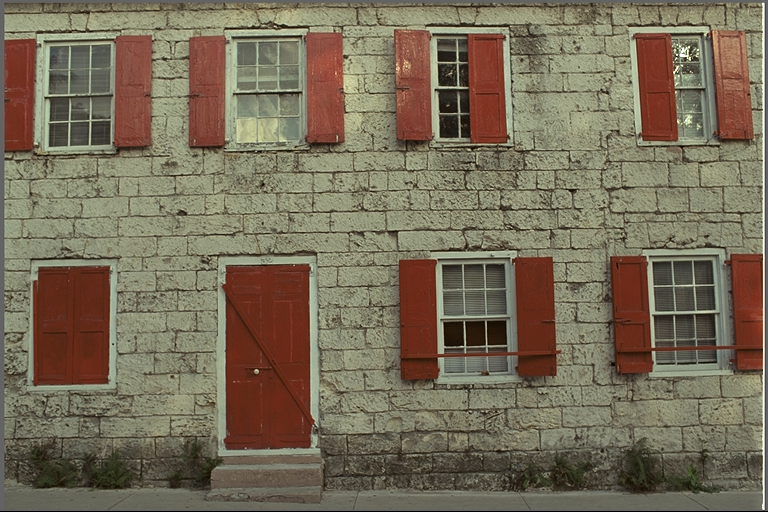
#> input picture TP2/data/kodim01.png, 768 x 512 px; its folder holds only this picture in this run
$ python main.py   (older library calls are emulated)
#> lines starting #> are read from the running program, lines starting #| are printed output that depends on the picture
#> in process_image, image is the input picture: shape (512, 768, 3); mean B, G, R 88.4, 108.7, 119.8
### TP2/KL_transform.py
import numpy as np
import matplotlib.pyplot as py
from numpy import linalg as LA
import cv2

height = 0
width = 0

def kl_transform(image: str, level: tuple[int,int,int], color_space: str, show_img = False, isq4 = False, imageQ4 = None):
#> called with image = 'data/kodim01.png', color_space = 'RGB', show_img = False, isq4 = False
    global height, width
    imagelue = cv2.imread(image)

    if color_space == 'YUV':
        image = cv2.cvtColor(imagelue, cv2.COLOR_BGR2YUV)
    elif color_space == 'RGB':
        image = cv2.cvtColor(imagelue, cv2.COLOR_BGR2RGB)

    if show_img and color_space == 'RGB':
        py.figure(figsize = (10,10))
        py.imshow(image)
        py.show()

    image= np.array(image.astype('double'))
    height = len(image)
#> height = 512
    width = len(image[0])
#> width = 768

    nbPixels = len(image)*len(image[0])
#> nbPixels = 393216
    MoyR = np.mean(image[:, :, 0])
#> MoyR = 119.8
    MoyG = np.mean(image[:, :, 1])
#> MoyG = 108.7
    MoyB = np.mean(image[:, :, 2])
#> MoyB = 88.39

    # print(MoyR)
    # print(MoyG)
    # print(MoyB)

    diff_image = image - [MoyR, MoyG, MoyB]
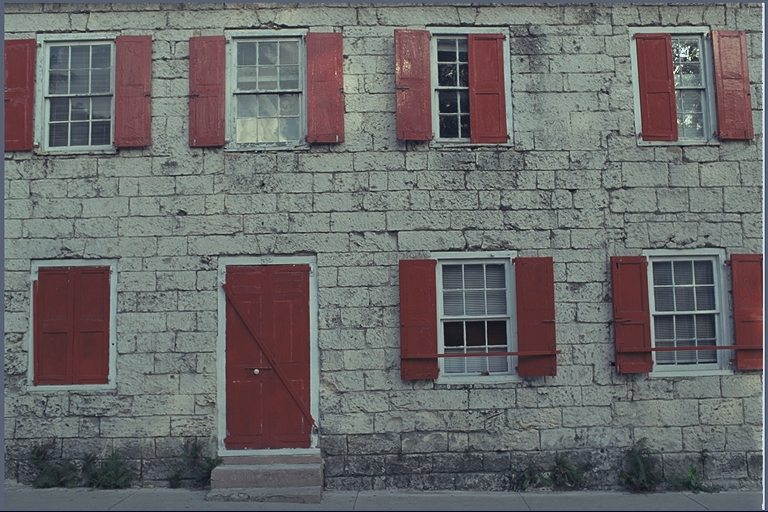
#> diff_image: shape (512, 768, 3) float64; mean R, G, B 0, 0, 0; drawn with min black and max white
    reshaped_diff_image = diff_image.reshape(-1, 3)
    covRGB = np.dot(reshaped_diff_image.T, reshaped_diff_image)
#> covRGB = [[468911142.1, 523985887.6, 457546678.9], [523985887.6, 786727194.1, 699442038.4], [457546678.9, 699442038.4, 632728000.1]]

    covRGB = covRGB / nbPixels
#> covRGB = [[1192.5, 1332.6, 1163.6], [1332.6, 2000.8, 1778.8], [1163.6, 1778.8, 1609.1]]
    # print(covRGB)

    eigval, eigvec = LA.eig(covRGB)
#> eigval = [4531.6, 257, 13.74]; eigvec = [[0.468, 0.881, 0.0738], [0.66, -0.293, -0.692], [0.588, -0.373, 0.718]]

    eigvec = np.transpose(eigvec)
#> eigvec = [[0.468, 0.66, 0.588], [0.881, -0.293, -0.373], [0.0738, -0.692, 0.718]]
    vecMoy = np.array([[MoyR], [MoyG], [MoyB]]).reshape(1,3)
#> vecMoy = [[119.8, 108.7, 88.39]]

    image_flat = image.reshape(height * width, 3)
    diff = image_flat - vecMoy


    if isq4:
        quantification(diff, level)
        imagelue = cv2.imread(imageQ4)
        print(imageQ4)
        if color_space == 'YUV':
            image = cv2.cvtColor(imagelue, cv2.COLOR_BGR2YUV)
        elif color_space == 'RGB':
            image = cv2.cvtColor(imagelue, cv2.COLOR_BGR2RGB)
        image = np.array(image.astype('double'))

        MoyR = np.mean(image[:, :, 0])
        MoyG = np.mean(image[:, :, 1])
        MoyB = np.mean(image[:, :, 2])

        image_flat = image.reshape(height * width, 3)
    else:
        pass


    imageKL_flat = np.dot(eigvec, diff.T).T
    imageKL_flat = quantification(imageKL_flat, level)
#> the loop in quantification, `for i, l in enumerate(levels):` made 3 passes
#> (min_value, max_value) on passes 1 to 3: (-179.8, 257.7), (-40.68, 67.85), (-20.78, 28.36)
    invEigvec = LA.pinv(eigvec);
#> invEigvec = [[0.468, 0.881, 0.0738], [0.66, -0.293, -0.692], [0.588, -0.373, 0.718]]

    vecMoy = [MoyR, MoyG, MoyB]
#> vecMoy = [119.8, 108.7, 88.39]

    imageRGB_flat = np.dot(invEigvec, imageKL_flat.T).T + vecMoy
    imageRGB = imageRGB_flat.reshape(height, width, 3)
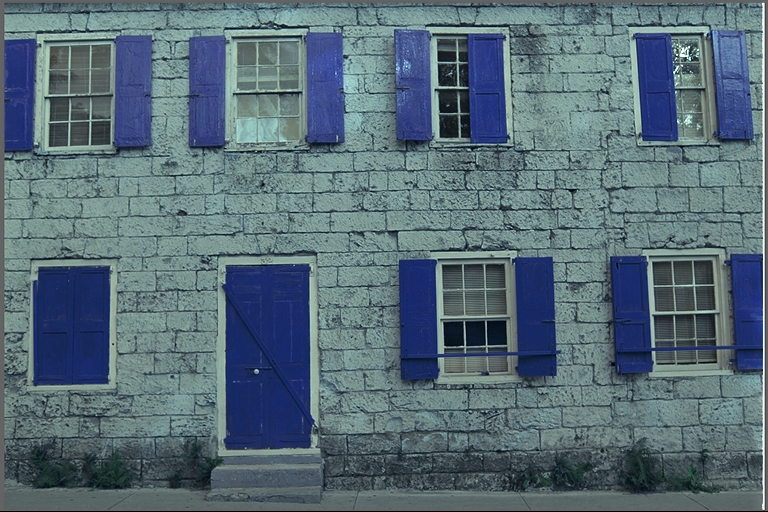
#> imageRGB: shape (512, 768, 3) float64; mean of channels 0, 1, 2 119.8, 108.8, 88.5; drawn with min black and max white

    if color_space == 'YUV':
        KLimage = np.clip(imageRGB, 0, 128).astype('uint8')
    else:
        KLimage = np.clip(imageRGB,0,255).astype('uint8')

    if show_img:
        py.figure(figsize = (10,10))
        py.imshow(KLimage)
        py.show()

    return KLimage

def quantification(image, levels):
    rounded_arr = np.zeros(image.shape)

    for i, l in enumerate(levels):
        if l == 0:
            rounded_arr[:, i] = np.zeros(image[:, i].shape)
            continue

        min_value = np.min(image[:, i])
        max_value = np.max(image[:, i])

        channel = image[:, i]

        levels_values = np.linspace(min_value, max_value, num=2**l)

        nearest_vals_indices = np.abs(levels_values - channel[:, np.newaxis]).argmin(axis=1)
        rounded_arr[:, i] = levels_values[nearest_vals_indices]

    return rounded_arr

### TP2/main.py
from io import TextIOWrapper
import os
import numpy as np
import cv2
from KL_transform import kl_transform, quantification
from skimage.metrics import peak_signal_noise_ratio as psnr
from skimage.metrics import structural_similarity as ssim

LEVELS = [[8, 8, 8], [8, 8, 4], [8, 8, 0], [4, 4, 4]]

def calculate_compression_ratio(original_image_size, compressed_image_size):
    return original_image_size / compressed_image_size


def process_image(resultsFile: TextIOWrapper, RGB_YUV: str):
    i = 1
    for image_path in os.listdir('data'):
        if not image_path.endswith('.png'):
            continue

        image = cv2.imread(os.path.join('data', image_path))
        for level in LEVELS:
            print(f"\n\n{i}. Processing {image_path} with level: {str(level)}...", file=resultsFile)
            imageKL = kl_transform(os.path.join('data', image_path), level, show_img = False, color_space = RGB_YUV)

            params = [cv2.IMWRITE_PNG_COMPRESSION]

            cv2.imwrite(f'results/question2/{RGB_YUV}/{level[0]}{level[1]}{level[2]}_{image_path}', cv2.cvtColor(imageKL, cv2.COLOR_RGB2BGR if RGB_YUV == "RGB" else cv2.COLOR_YUV2BGR))
            cv2.imwrite(f'results/question2/temp.png', image)

            # original_size = os.path.getsize(os.path.join('data', image_path))
            original_size = os.path.getsize(f'results/question2/temp.png')
            compressed_size = os.path.getsize(f'results/question2/{RGB_YUV}/{level[0]}{level[1]}{level[2]}_{image_path}')
            compression_ratio = calculate_compression_ratio(original_size, compressed_size)

            psnr_val = psnr(image, imageKL)
#> psnr_val = 18.25
            ssim_val = ssim(image, imageKL, multichannel=True, channel_axis=-1)
#> ssim_val = 0.912

            print(f"   PSNR: {psnr_val:.3f} dB", file=resultsFile)
            print(f"   SSIM: {ssim_val:.4f}", file=resultsFile)
            print(f"   Compression Ratio: {1 - (level[0] + level[1] + level[2]) / 24:.4f}\n", file=resultsFile)
            i +=1

def question2():
    print('Question 2')

    try:
        os.makedirs('results/question2/RGB')
        os.makedirs('results/question2/YUV')
    except FileExistsError:
        pass

    with open('results/question2/RGB_results.txt', 'w') as resultsFile:
        process_image(resultsFile, "RGB")
    with open('results/question2/YUV_results.txt', 'w') as resultsFile:
        process_image(resultsFile, "YUV")
#> call 2 of process_image, with RGB_YUV = 'YUV'
#> in kl_transform (call 5), `imageRGB = imageRGB_flat.reshape(height, width, 3)`:
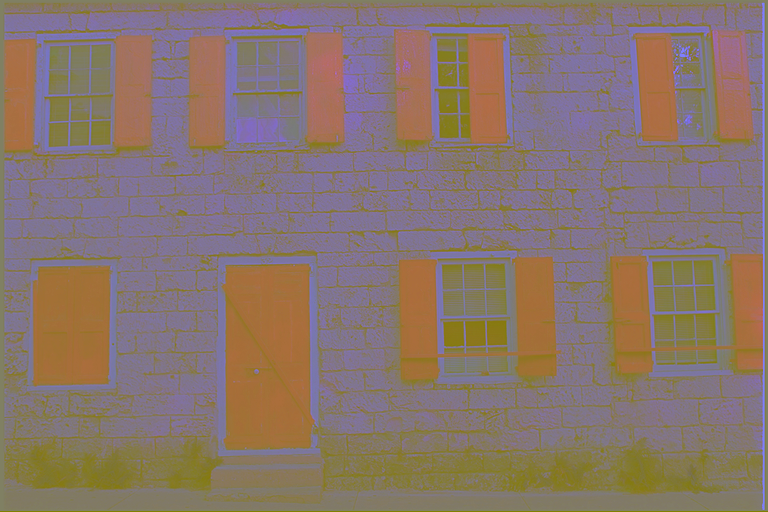
#> imageRGB: shape (512, 768, 3) float64; mean of channels 0, 1, 2 109.7, 117.6, 136.9; drawn with min black and max white
#> in kl_transform (call 5), `KLimage = np.clip(imageRGB, 0, 128).astype('uint8')`:
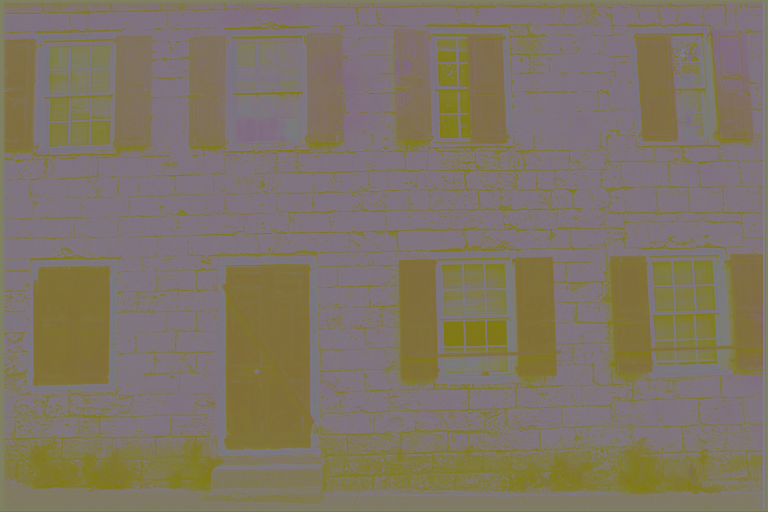
#> KLimage: shape (512, 768, 3); mean of channels 0, 1, 2 100.5, 117, 127.7; drawn as B, G, R
#> in process_image (call 2), `cv2.imwrite(f'results/question2/{RGB_YUV}/{level[0]}{level[1]}{level[2..`:
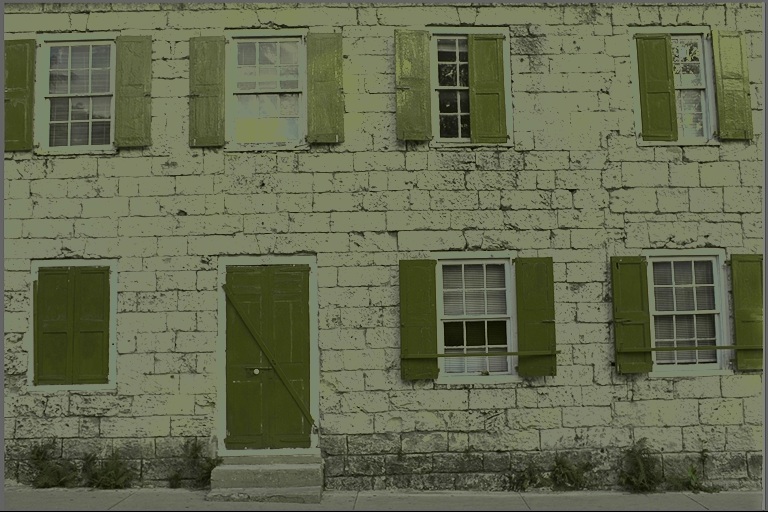
#> saved as 888_kodim01.png: shape (512, 768, 3); mean B, G, R 78.5, 105.1, 100.1


def question4():
    print('Question 4')

    try:
        os.makedirs('results/question3/img')
    except FileExistsError:
        pass

    with open('results/question3/q3_results.txt', 'w') as resultsFile:
        for image_path in os.listdir('data'):
            if not image_path.endswith('.png'):
                continue

            for image_path2 in os.listdir('data'):
                if not image_path2.endswith('.png'):
                    continue

                mixed_image = kl_transform(os.path.join('data', image_path), (8, 8, 4), show_img=False, color_space='RGB', isq4=True, imageQ4=os.path.join('data', image_path2))
                image2 = cv2.imread(os.path.join('data', image_path2)).astype(np.uint8)

                psnr_val = psnr(image2, mixed_image, data_range=255)
                ssim_val = ssim(image2, mixed_image, multichannel=True, channel_axis=-1, data_range=mixed_image.max() - mixed_image.min())

                cv2.imwrite(f'results/question3/img/{image_path[:-4]}_{image_path2[:-4]}.png', cv2.cvtColor(mixed_image, cv2.COLOR_RGB2BGR))
                cv2.imwrite(f'results/question3/temp.png', image2)
                sizef = os.path.getsize(f'results/question3/img/{image_path[:-4]}_{image_path2[:-4]}.png')
                sizeOrigibal = os.path.getsize(os.path.join('data', image_path))
                print(f"\n\nProcessing {image_path} and {image_path2}...", file=resultsFile)
                print(f"   PSNR: {psnr_val:.3f} dB", file=resultsFile)
                print(f"   SSIM: {ssim_val:.4f}", file=resultsFile)
                print(f"   Compression Ratio: { 1- (8 + 8 + 4) / 24:.4f}\n", file=resultsFile)


if __name__ == '__main__':
    question2()
    question4()

$ run again, on TP2/data/kodim02.png
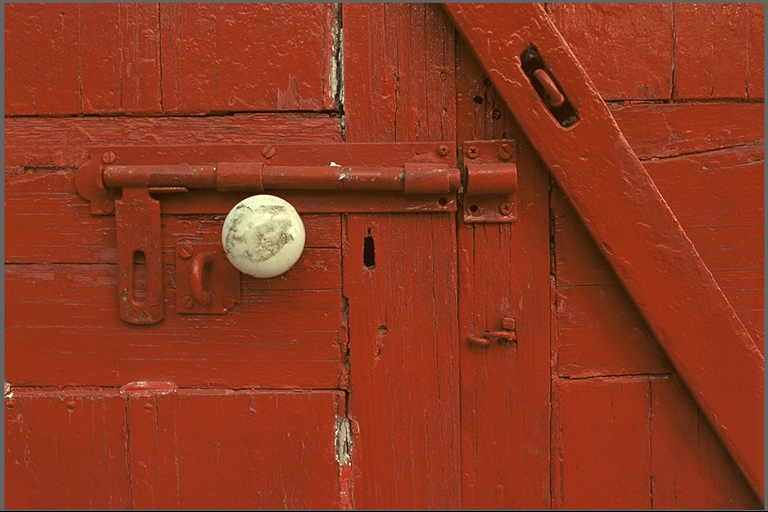
#> input picture TP2/data/kodim02.png, 768 x 512 px
#> in process_image, image is the input picture: shape (512, 768, 3); mean B, G, R 31.2, 56.4, 142.9
#> height = 512
#> width = 768
#> nbPixels = 393216
#> MoyR = 142.9
#> MoyG = 56.36
#> MoyB = 31.21
#> in kl_transform, `covRGB = np.dot(reshaped_diff_image.T, reshaped_diff_image)`: covRGB = [[304054003.3, 125020207.6, 93273009.5], [125020207.6, 184455086.9, 174163176.3], [93273009.5, 174163176.3, 173351348.1]]
#> in kl_transform, `covRGB = covRGB / nbPixels`: covRGB = [[773.2, 317.9, 237.2], [317.9, 469.1, 442.9], [237.2, 442.9, 440.9]]
#> in kl_transform, `eigval, eigvec = LA.eig(covRGB)`: eigval = [1234.9, 440.8, 7.47]; eigvec = [[0.65, 0.755, 0.0855], [0.564, -0.404, -0.72], [0.509, -0.516, 0.689]]
#> in kl_transform, `eigvec = np.transpose(eigvec)`: eigvec = [[0.65, 0.564, 0.509], [0.755, -0.404, -0.516], [0.0855, -0.72, 0.689]]
#> in kl_transform, `vecMoy = np.array([[MoyR], [MoyG], [MoyB]]).reshape(1,3)`: vecMoy = [[142.9, 56.36, 31.21]]
#> the loop in quantification, `for i, l in enumerate(levels):` made 3 passes
#> (min_value, max_value) on passes 1 to 3: (-140.6, 298.4), (-110.6, 39.05), (-24.06, 20.08)
#> invEigvec = [[0.65, 0.755, 0.0855], [0.564, -0.404, -0.72], [0.509, -0.516, 0.689]]
#> in kl_transform, `vecMoy = [MoyR, MoyG, MoyB]`: vecMoy = [142.9, 56.36, 31.21]
#> in kl_transform, `imageRGB = imageRGB_flat.reshape(height, width, 3)`:
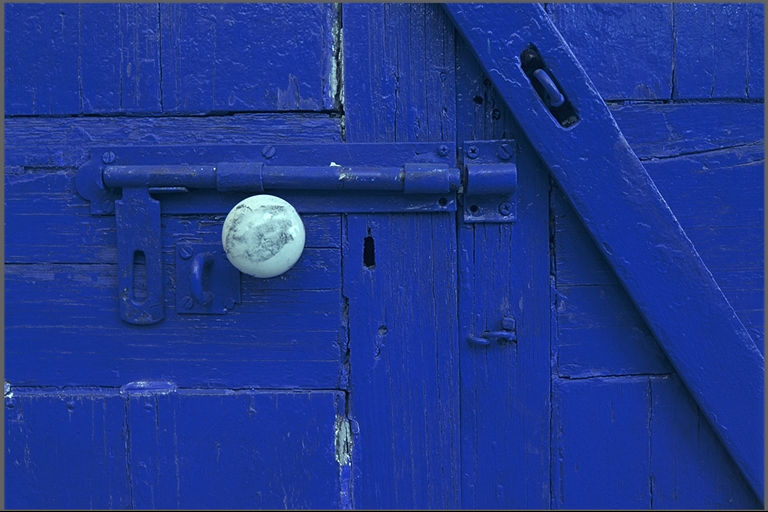
#> imageRGB: shape (512, 768, 3) float64; mean of channels 0, 1, 2 142.8, 56.3, 31.2; drawn with min black and max white
#> psnr_val = 8.68
#> ssim_val = 0.529
#> diff_image: shape (512, 768, 3) float64; mean of channels 0, 1, 2 0, 0, 0
#> in process_image (call 2), `cv2.imwrite(f'results/question2/{RGB_YUV}/{level[0]}{level[1]}{level[2..`:
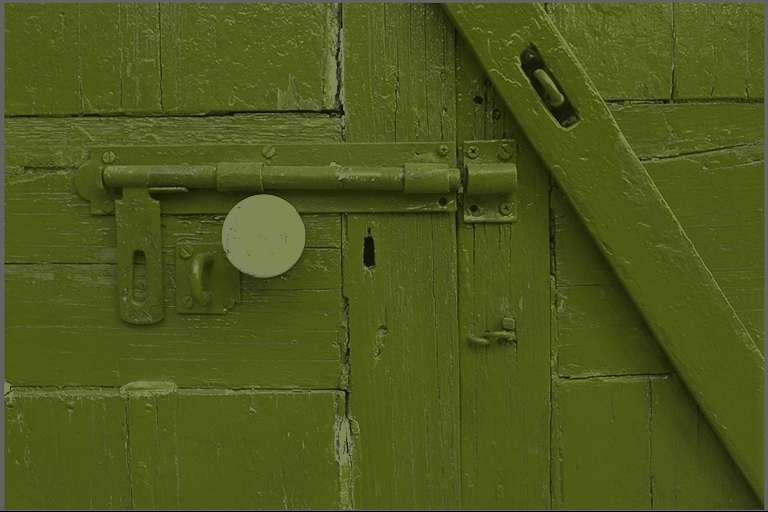
#> saved as 888_kodim02.png: shape (512, 768, 3); mean B, G, R 28.3, 87.6, 78

$ run again, on TP2/data/kodim05.png
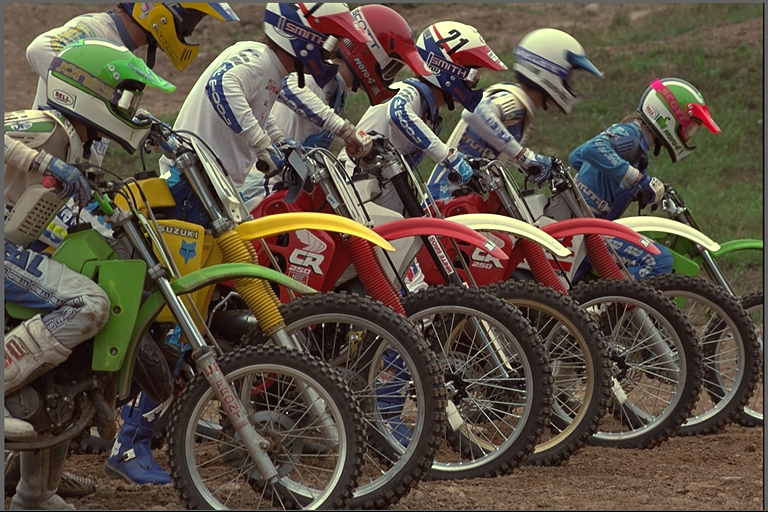
#> input picture TP2/data/kodim05.png, 768 x 512 px
#> in process_image, image is the input picture: shape (512, 768, 3); mean B, G, R 67.5, 81, 91.5
#> height = 512
#> width = 768
#> nbPixels = 393216
#> MoyR = 91.5
#> MoyG = 81.02
#> MoyB = 67.52
#> in kl_transform, `covRGB = np.dot(reshaped_diff_image.T, reshaped_diff_image)`: covRGB = [[946785851.5, 890758404.2, 708771112.6], [890758404.2, 1.04e+09, 816504151.6], [708771112.6, 816504151.6, 786227690.9]]
#> in kl_transform, `covRGB = covRGB / nbPixels`: covRGB = [[2407.8, 2265.3, 1802.5], [2265.3, 2642.2, 2076.5], [1802.5, 2076.5, 1999.5]]
#> in kl_transform, `eigval, eigvec = LA.eig(covRGB)`: eigval = [6478.8, 394, 176.6]; eigvec = [[-0.579, -0.729, 0.365], [-0.625, 0.11, -0.773], [-0.523, 0.676, 0.519]]
#> in kl_transform, `eigvec = np.transpose(eigvec)`: eigvec = [[-0.579, -0.625, -0.523], [-0.729, 0.11, 0.676], [0.365, -0.773, 0.519]]
#> in kl_transform, `vecMoy = np.array([[MoyR], [MoyG], [MoyB]]).reshape(1,3)`: vecMoy = [[91.5, 81.02, 67.52]]
#> the loop in quantification, `for i, l in enumerate(levels):` made 3 passes
#> (min_value, max_value) on passes 1 to 3: (-301.5, 139), (-123.1, 90.72), (-90.29, 123.9)
#> invEigvec = [[-0.579, -0.729, 0.365], [-0.625, 0.11, -0.773], [-0.523, 0.676, 0.519]]
#> in kl_transform, `vecMoy = [MoyR, MoyG, MoyB]`: vecMoy = [91.5, 81.02, 67.52]
#> in kl_transform, `imageRGB = imageRGB_flat.reshape(height, width, 3)`:
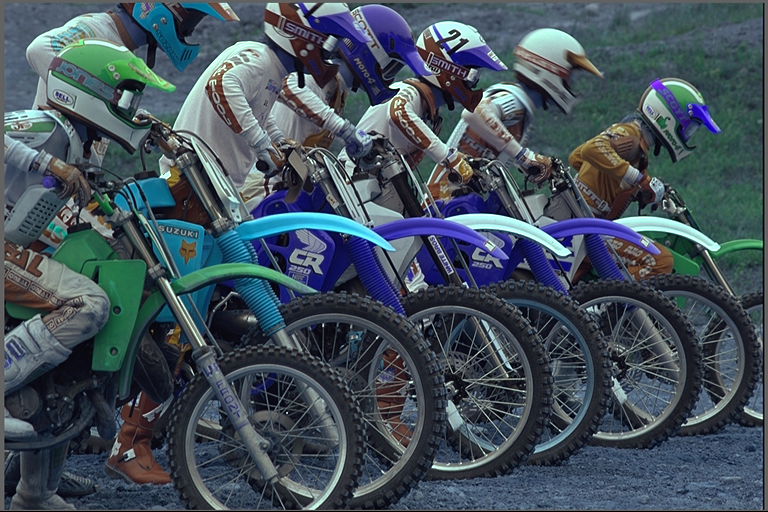
#> imageRGB: shape (512, 768, 3) float64; mean of channels 0, 1, 2 91.5, 81, 67.5; drawn with min black and max white
#> psnr_val = 18.5
#> ssim_val = 0.884
#> diff_image: shape (512, 768, 3) float64; mean of channels 0, 1, 2 0, 0, 0
#> in process_image (call 2), `cv2.imwrite(f'results/question2/{RGB_YUV}/{level[0]}{level[1]}{level[2..`:
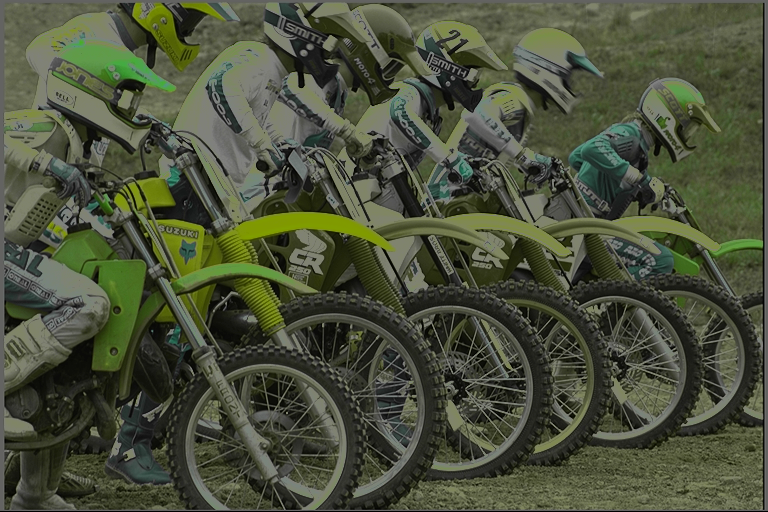
#> saved as 888_kodim05.png: shape (512, 768, 3); mean B, G, R 58.7, 79.8, 74.1
